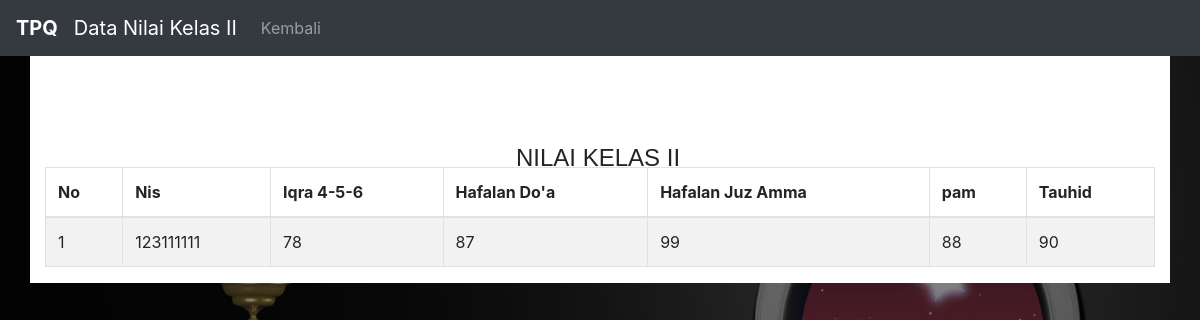
Screenshot of /tampilnilai2.php with the database file from the repository.
### tables this page shows
CREATE TABLE IF NOT EXISTS `tbl_nilai2` (
  `nis2` int(20) NOT NULL,
  `iqra_456` int(10) NOT NULL,
  `h_doa` int(10) NOT NULL,
  `h_jus_am` int(10) NOT NULL,
  `p_am` int(10) NOT NULL,
  `tauhid` int(10) NOT NULL
);

### tampilnilai2.php (the view, shortened to what this page needs)
<!DOCTYPE html>
<html>
<head>
    <link rel="stylesheet" type="text/css" href="styletampil.css">
	<link rel="stylesheet" href="css/bootstrap.css">
	<link rel="stylesheet" href="css/bootstrap.min.css">
</head>
<body>
	<nav class="navbar navbar-expand-lg navbar-dark bg-dark">
	<a class="navbar-brand" href="#"><b>TPQ</b></a>
  <a class="navbar-brand" href="">Data Nilai Kelas II</a>
  <div class="collapse navbar-collapse" id="navbarNav">
    <ul class="navbar-nav">
	<li class="nav-item">
        <a class="nav-link" href="home2.php">Kembali</a>
      </li>
    </ul>
  </div>
</nav>
<div class="container">
	<h4>NILAI KELAS II</h4>
	<div class="table-responsive">
	<table class="table table-bordered table-striped table-hover">
		<thead>
			<tr>
				<th>No</th>
				<th>Nis</th>
				<th>Iqra 4-5-6</th>
                <th>Hafalan Do'a</th>
                <th>Hafalan Juz Amma</th>
                <th>pam</th>
                <th>Tauhid</th>
			</tr>
	</thead>
			<?php
		include "koneksi.php";
		$tampil = "SELECT * FROM tbl_nilai2";
		$str = mysqli_query($koneksi, $tampil);
		$no = 1;
		foreach ($str as $santri){
		?>
			<tr>
			<td><?php echo $no ?></td>
				<td><?php echo $santri['nis2']; ?></td>
				<td><?php echo $santri['iqra_456']; ?></td>
				<td><?php echo $santri['h_doa']; ?></td>
				<td><?php echo $santri['h_jus_am']; ?></td>
				<td><?php echo $santri['p_am']; ?></td>
				<td><?php echo $santri['tauhid']; ?></td>
			</tr>
	<?php
			$no++;
		}
		?>
	</table>
	</div>
</div>
</body>
</html>

### styletampil.css (style rules this page uses)
body { background-image: linear-gradient(rgba(0,0,0,0.5),rgba(0,0,0,0.5)), url(css/a.jpg) ; background-position: center; background-size: cover; height: 100vh; }
h4 { font-family:Impact, Haettenschweiler, 'Arial Narrow Bold', sans-serif; position: absolute; font-size: medium; top: 18%; left: 43%; transform: translate(-50%,-50); }
.container { background: #fff; }
table { margin-top: 10%; }

### rows the page displays
tbl_nilai2: nis2 "123111111", iqra_456 "78", h_doa "87", h_jus_am "99", p_am "88", tauhid "90"
